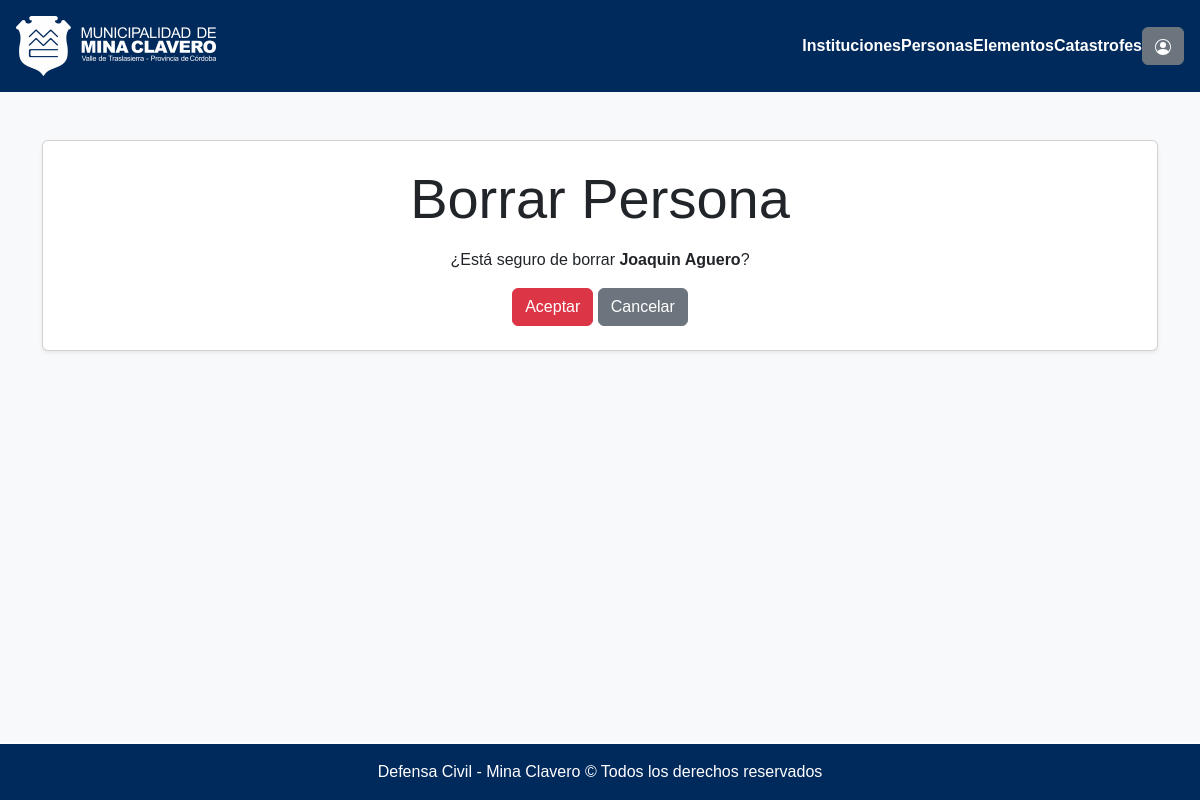
The page /personas/borrarPersona/4 (signed in) on the database as committed earlier.
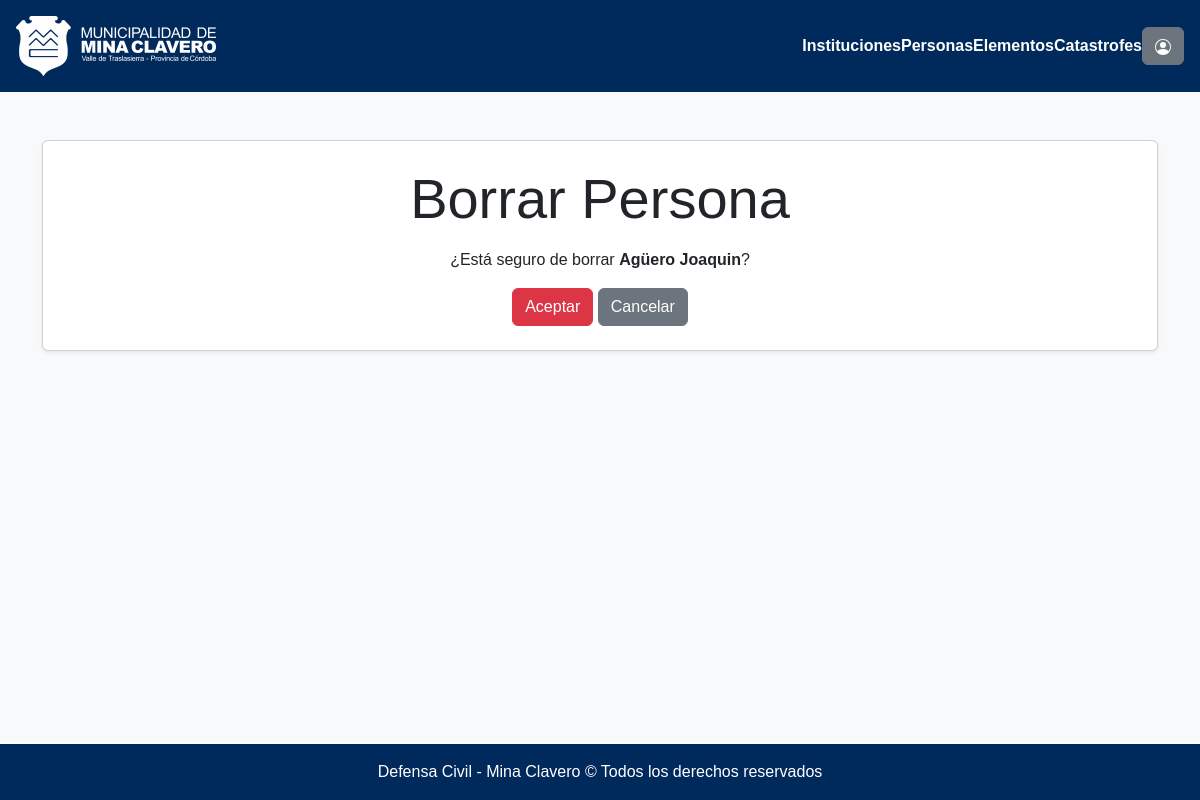
The same page on the database as committed later.
### seguridadVial/models.py (models this page shows, shortened)
class Persona(models.Model):
    nombre_apellido = models.CharField(max_length=120)
    dni = models.IntegerField(default=0)
    telefono = models.CharField(max_length=30, default="",null=True, blank=True)
    id_institucion = models.ManyToManyField('Institucion', through="InstitucionCargoPersona")

### seguridadVial/views.py (the view, shortened to what this page needs)
# urls.py: path("personas/borrarPersona/<str:pk>", login_required(permission_required('seguridadVial.delete_persona')(views.PersonaBorrar.as_view())), name="borrarPersona"),
class PersonaBorrar(DeleteView):
    model = Persona
    template_name = os.path.join("defensaCivil", "confirmacionBorrado", "personaBorrar.html")
    success_url = reverse_lazy('listaPersonas')

### municipalidad/templates/defensaCivil/confirmacionBorrado/personaBorrar.html (shortened to what this page needs)
{% extends "defensaCivil/base.html" %}
{% load static %}
{% block contenido %}
<div class="container mt-5">
    <div class="card shadow-sm p-4 mb-4 bg-white rounded">
        <h3 class="display-4 mb-3 text-center">Borrar Persona</h3>
        <p class="text-center">¿Está seguro de borrar <b>{{ persona.nombre_apellido | title}}</b>?</p>
        <form method="post" class="text-center">
            <button class="btn btn-danger mr-2" type="submit">Aceptar</button>
            <a class="btn btn-secondary ml-2" href="{% url 'listaPersonas' %}">Cancelar</a>
        </form>
    </div>
</div>
{% endblock %}

Rows that differ between the two databases and show on the page:
changed Persona: nombre_apellido "Joaquin Aguero" → "Agüero Joaquin"
